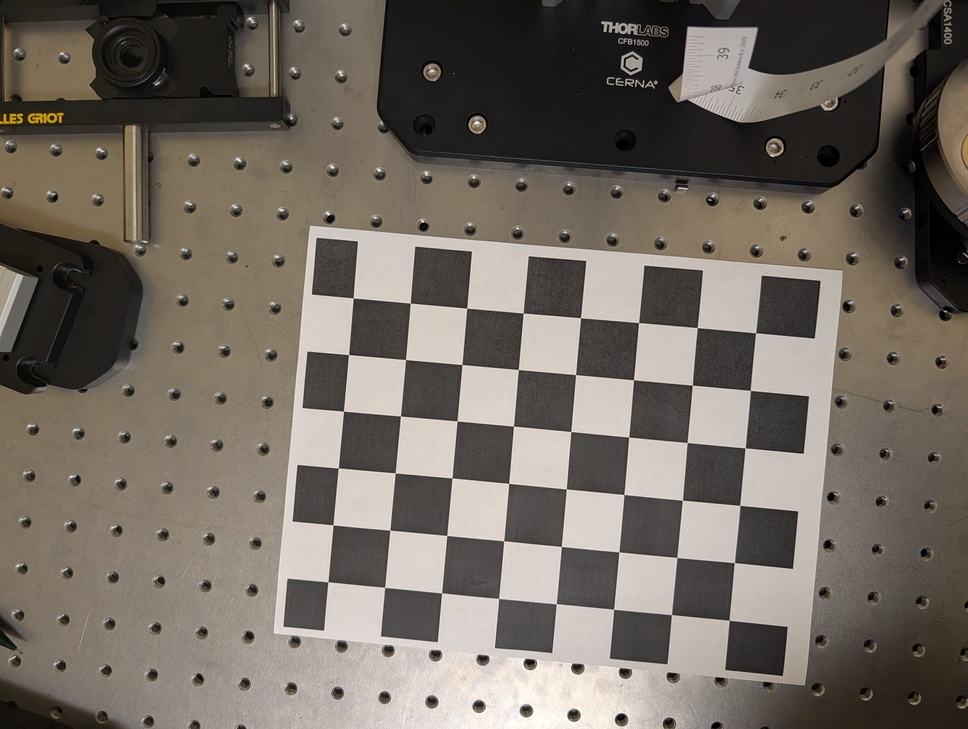
#> input picture homework03/selected_photos copy/PXL_20251015_204106548.jpg, 968 x 729 px, shrunk from 4080 x 3072 before the run, found by its file name
$ python test.py
#> lines starting #> are read from the running program, lines starting #| are printed output that depends on the picture
import cv2

# load your image
img = cv2.imread("/Users/ainee_f/Documents/School - Docs/computer_vision/homework03/selected_photos/PXL_20251015_204106548.jpg")
#> img is the input picture: shape (729, 968, 3); mean B, G, R 97.7, 106.1, 113.7
gray = cv2.cvtColor(img, cv2.COLOR_BGR2GRAY)
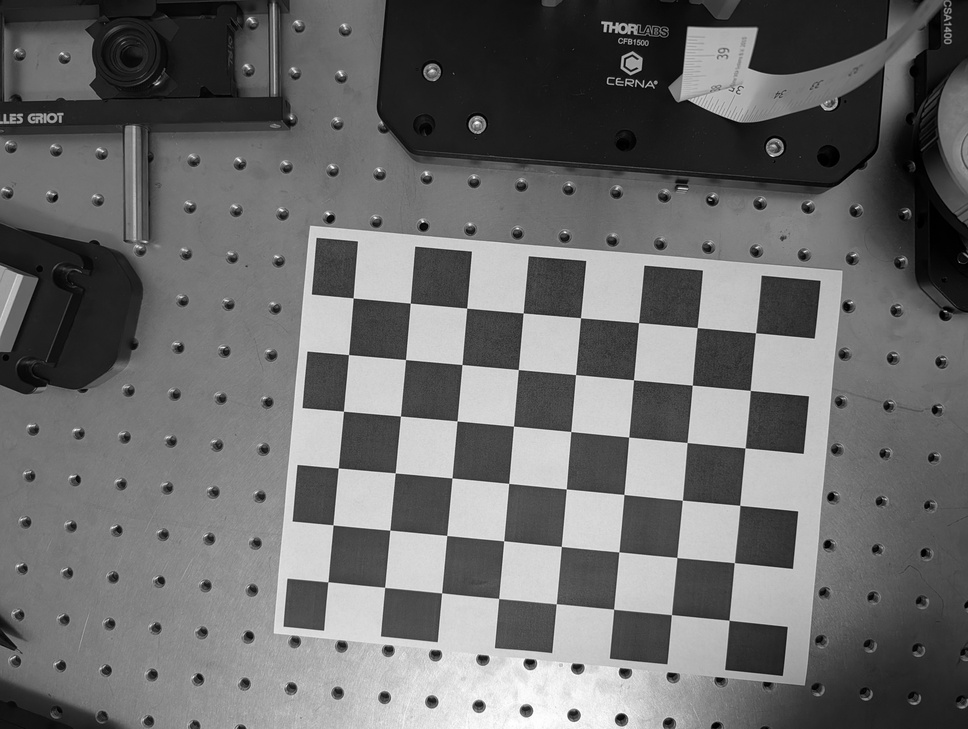
#> gray: shape (729, 968); min 0, max 255, mean 107.4

# try both common patterns; adjust as needed
pattern_sizes = [(7,5), (8,6)]   # (cols, rows) of INNER corners

for ps in pattern_sizes:
    ok, corners = cv2.findChessboardCorners(gray, ps)
    print(f"{ps}: found={ok}, count={0 if corners is None else len(corners)}")

    if ok:
        vis = img.copy()
        cv2.drawChessboardCorners(vis, ps, corners, ok)
        cv2.imwrite(f"corners_{ps[0]}x{ps[1]}.jpg", vis)
        print(f"Saved visualization as corners_{ps[0]}x{ps[1]}.jpg")
#> this loop made 2 passes
#> ok on passes 1 to 2: False, True
#| (7, 5): found=False, count=0
#| (8, 6): found=True, count=48
#> pass 2, `cv2.imwrite(f"corners_{ps[0]}x{ps[1]}.jpg", vis)`:
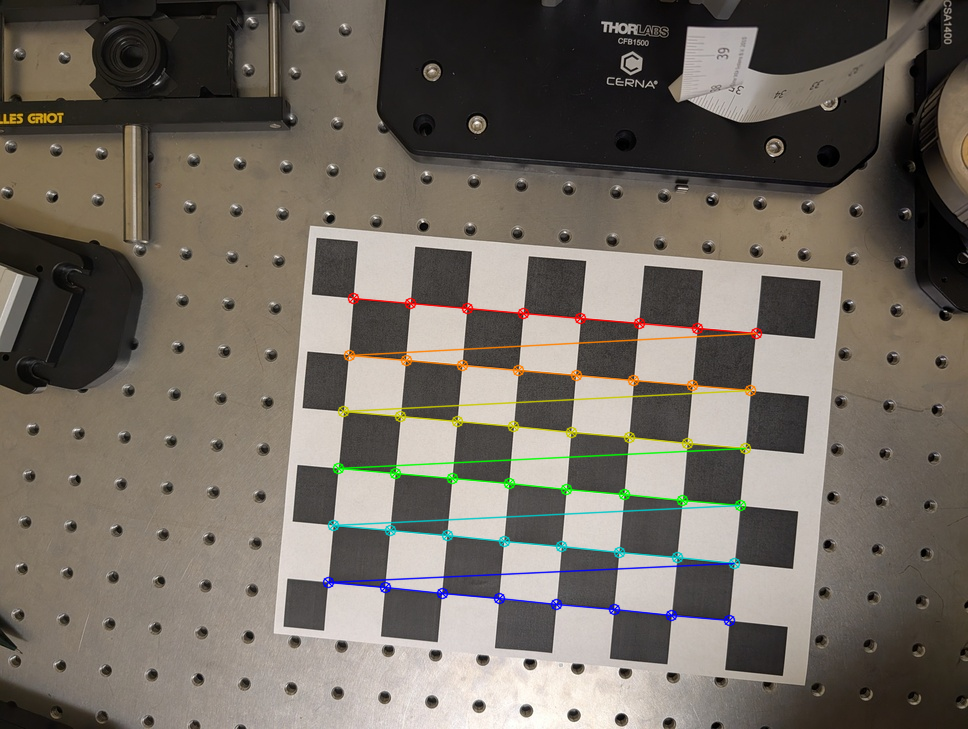
#> saved as corners_8x6.jpg: shape (729, 968, 3); mean B, G, R 97.1, 106.1, 113.3

$ run again, with homework03/selected_photos copy/PXL_20251015_204038338.jpg copied over homework03/selected_photos copy/PXL_20251015_204106548.jpg
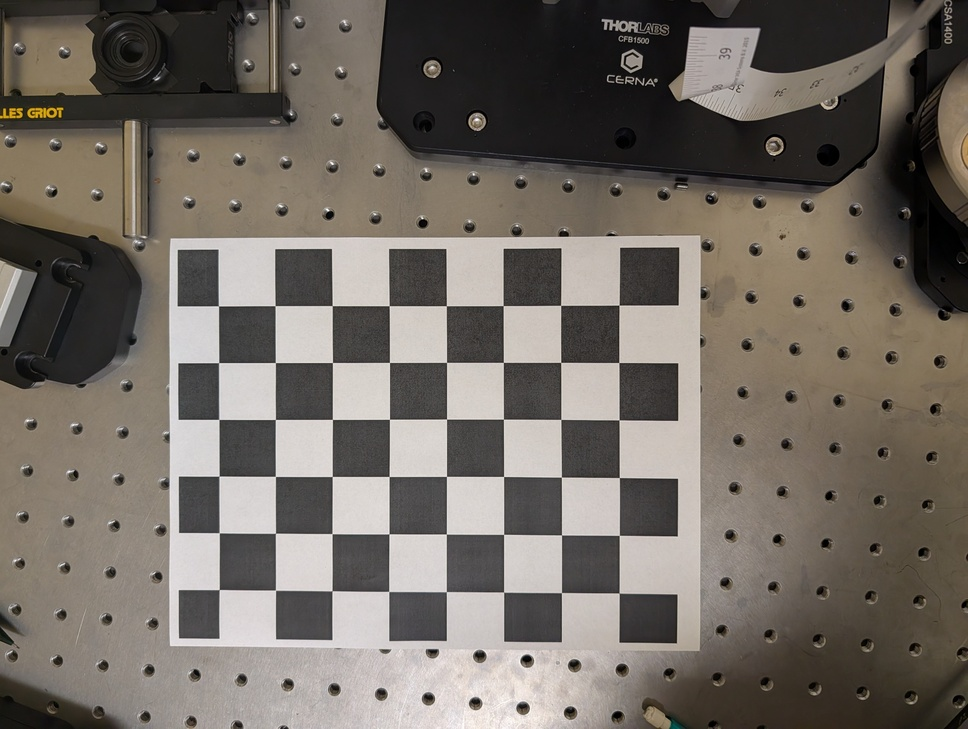
#> input picture homework03/selected_photos copy/PXL_20251015_204038338.jpg, 968 x 729 px, shrunk from 4080 x 3072 before the run, found by its file name
#> img is the input picture: shape (729, 968, 3); mean B, G, R 99, 106.6, 113.4
#> `gray = cv2.cvtColor(img, cv2.COLOR_BGR2GRAY)`:
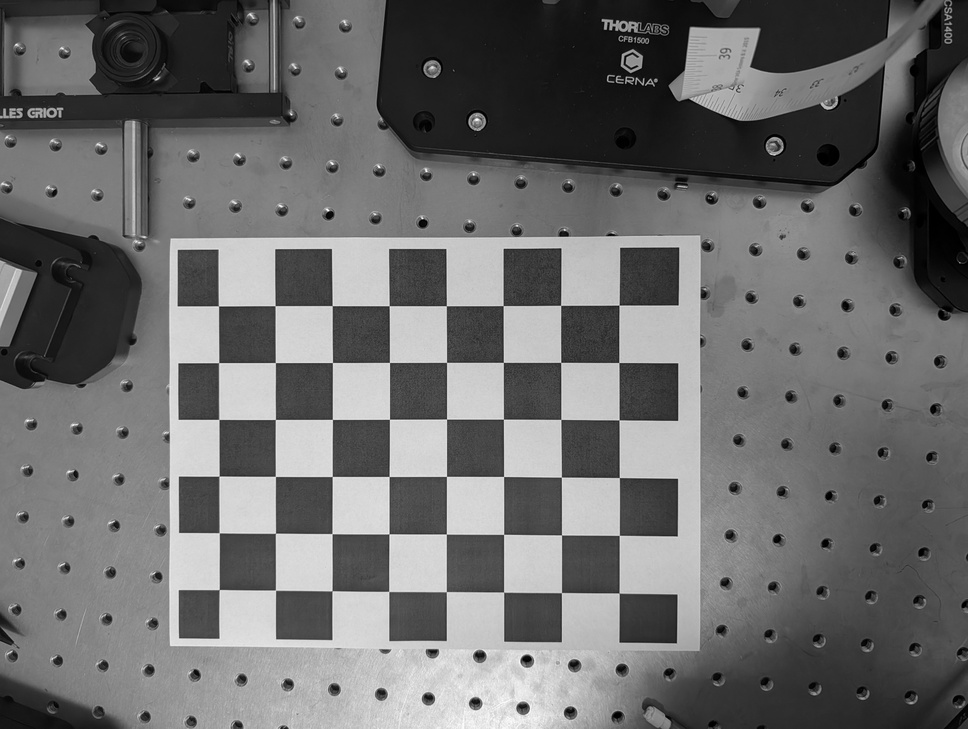
#> gray: shape (729, 968); min 0, max 255, mean 107.8
#> the loop `for ps in pattern_sizes:` made 2 passes
#> ok on passes 1 to 2: False, True
#> (printed output is left out)
#> pass 2, `cv2.imwrite(f"corners_{ps[0]}x{ps[1]}.jpg", vis)`:
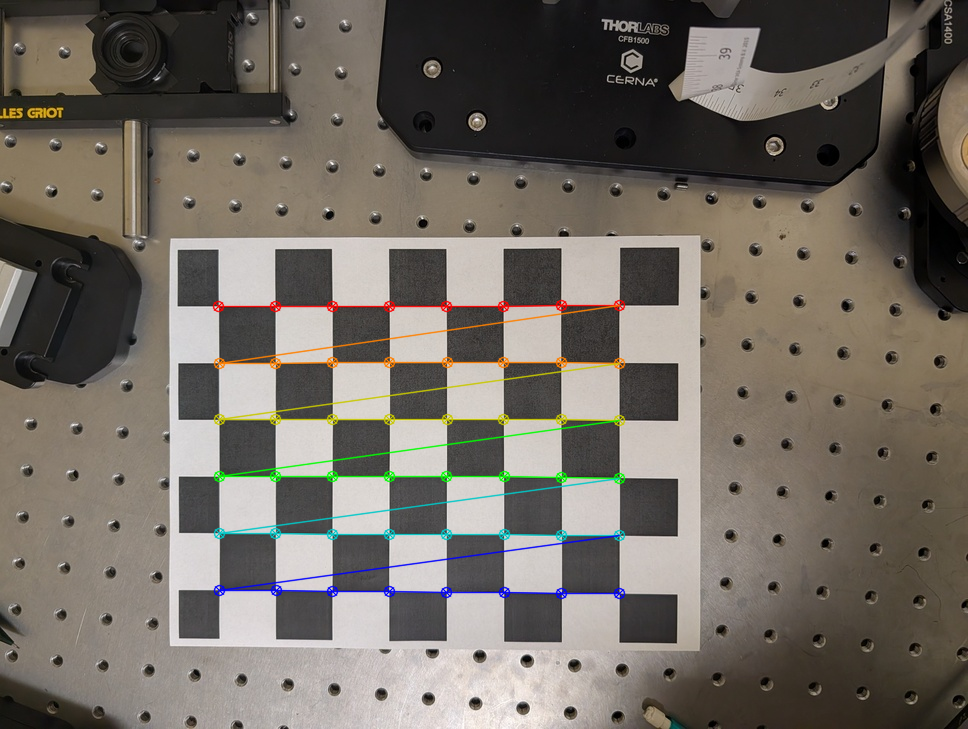
#> saved as corners_8x6.jpg: shape (729, 968, 3); mean B, G, R 98.3, 106.6, 113

$ run again, with homework03/selected_photos copy/PXL_20251015_204042061.jpg copied over homework03/selected_photos copy/PXL_20251015_204106548.jpg
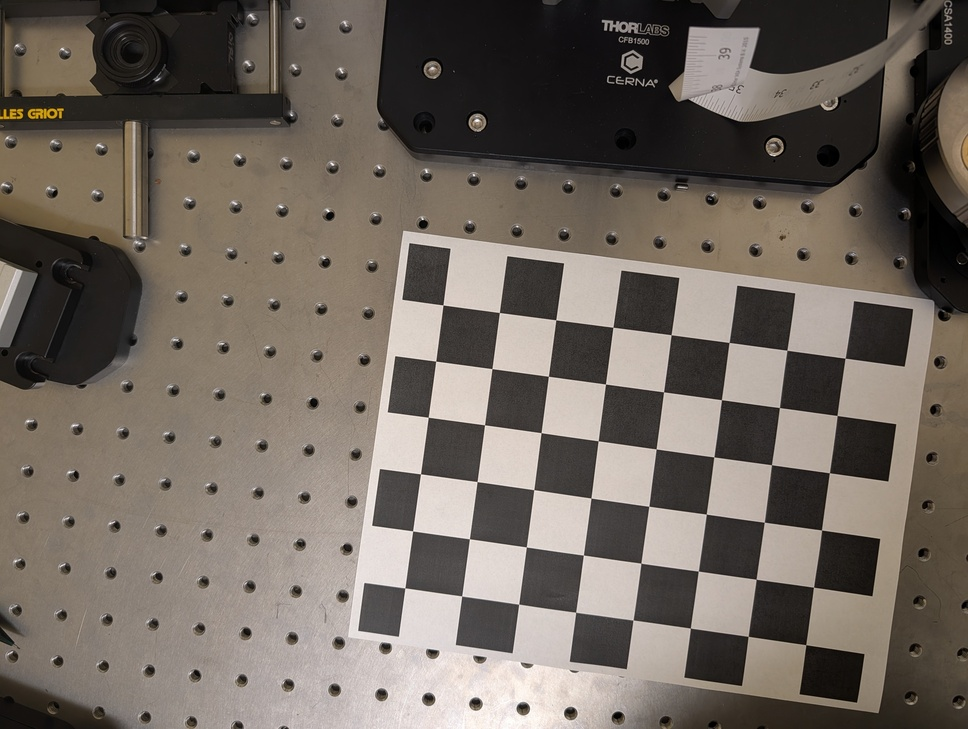
#> input picture homework03/selected_photos copy/PXL_20251015_204042061.jpg, 968 x 729 px, shrunk from 4080 x 3072 before the run, found by its file name
#> img is the input picture: shape (729, 968, 3); mean B, G, R 94.6, 102.8, 111.6
#> `gray = cv2.cvtColor(img, cv2.COLOR_BGR2GRAY)`:
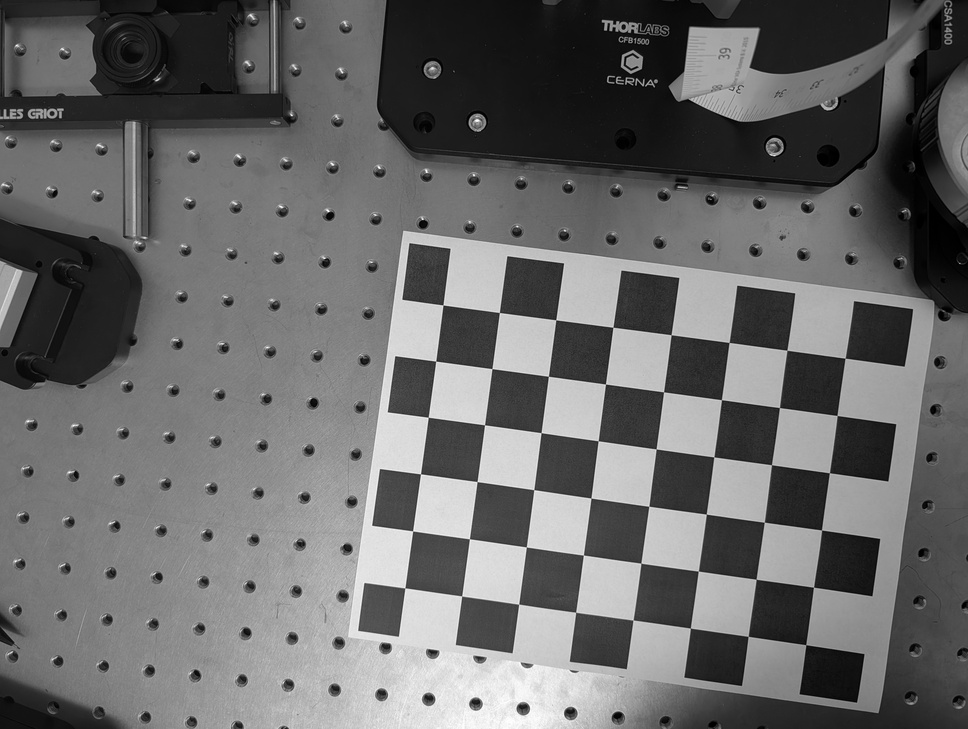
#> gray: shape (729, 968); min 0, max 255, mean 104.6
#> the loop `for ps in pattern_sizes:` made 2 passes
#> ok on passes 1 to 2: False, True
#> (printed output is left out)
#> pass 2, `cv2.imwrite(f"corners_{ps[0]}x{ps[1]}.jpg", vis)`:
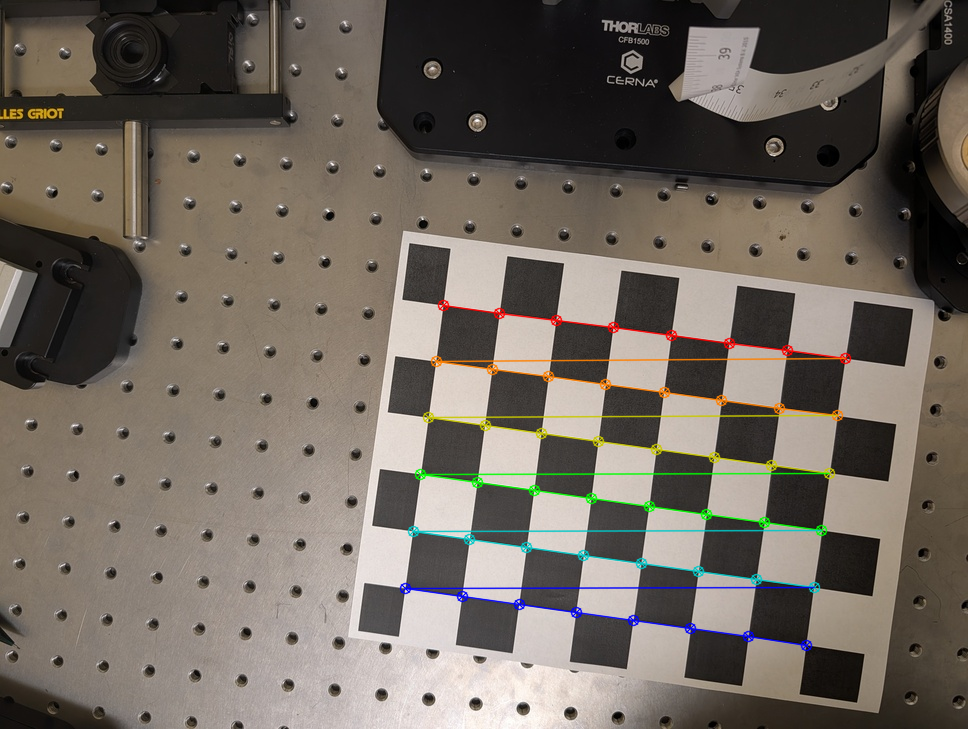
#> saved as corners_8x6.jpg: shape (729, 968, 3); mean B, G, R 94.1, 103, 111.3
